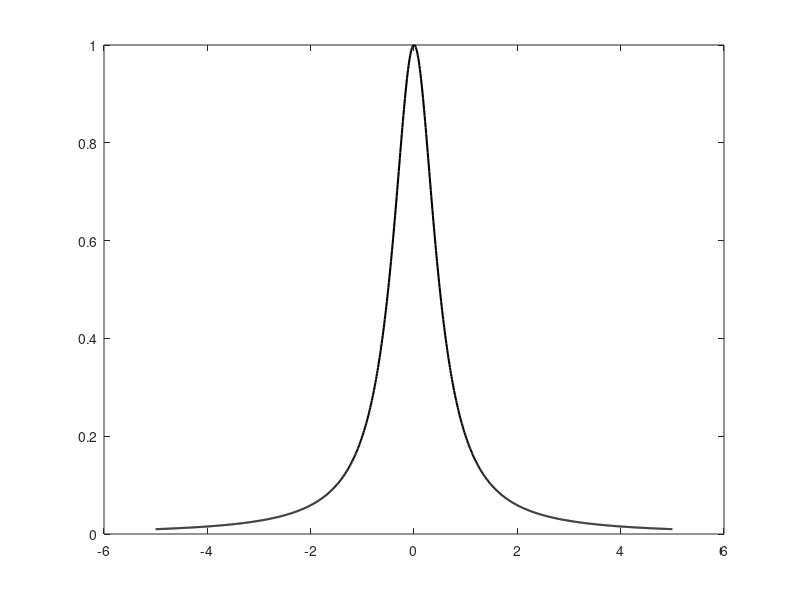

Write MATLAB code to recreate this figure. (Note: this script raises an error after producing the figure.)
% 定义函数
f = @(x) 1 ./ (1 + 4 * x.^2);

% 定义区间
a = -5;
b = 5;

% 定义 x 的范围，用于绘制真实函数和插值结果
x_plot = linspace(a, b, 1000);
y_true = f(x_plot);

% 定义不同的 n 值
n_values = [2, 4, 6, 8, 10];

% 绘图
figure;
plot(x_plot, y_true, 'k', 'LineWidth', 1.5); % 绘制真实函数
hold on;

% 遍历不同的 n 值
for n = n_values
    % 生成 n+1 个等距节点
    x_nodes = linspace(a, b, n + 1);
    y_nodes = f(x_nodes);
    
    % 输出插值点
    fprintf('当 n = %d 时，插值点如下：\n', n);
    disp(table(x_nodes', y_nodes', 'VariableNames', {'x', 'f(x)'}));
    
    % 计算牛顿插值多项式的差商表
    divided_diff = y_nodes;
    for j = 2:n+1
        for i = n+1:-1:j
            divided_diff(i) = (divided_diff(i) - divided_diff(i-1)) / (x_nodes(i) - x_nodes(i-j+1));
        end
    end
    
    % 使用差商表进行插值
    y_interp = divided_diff(n+1) * ones(size(x_plot));
    for k = n:-1:1
        y_interp = y_interp .* (x_plot - x_nodes(k)) + divided_diff(k);
    end
    
    % 绘制插值结果
    plot(x_plot, y_interp, 'LineWidth', 1, 'DisplayName', sprintf('n = %d', n));
end

% 设置图例和图形属性
legend('f(x)', 'n = 2', 'n = 4', 'n = 6', 'n = 8', 'n = 10', 'Location', 'Best');
xlabel('x');
ylabel('f(x)');
title('f(x) = 1 / (1 + 4x^2)的牛顿插值函数图像');
grid on;
hold off;
